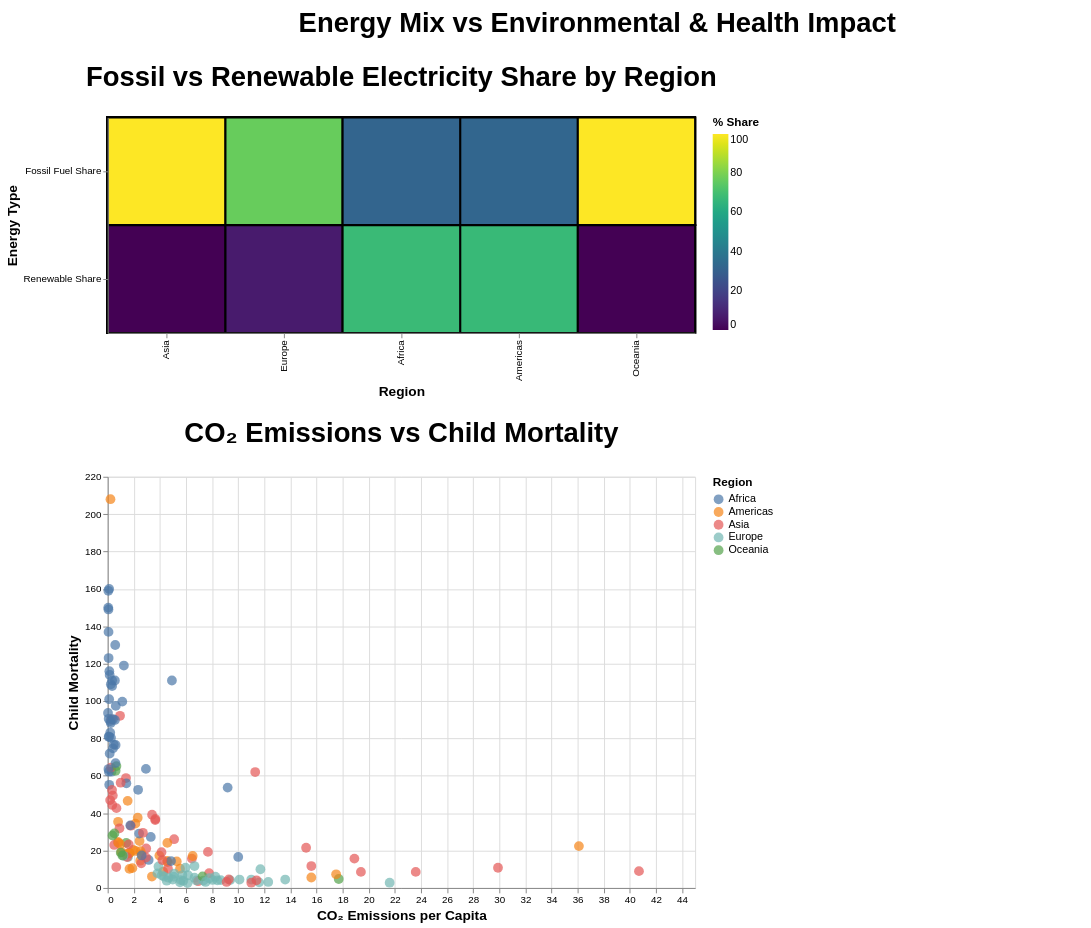

The notebook cell saved with this chart:
### Code cell
import altair as alt
import pandas as pd

alt.data_transformers.disable_max_rows()

df = df[df['year'] <= 2014].dropna(subset=['region', 'year'])

df_long = df.melt(
    id_vars=['year', 'region', 'country_x'],
    value_vars=['fossil_share_elec', 'renewables_share_elec'],
    var_name='energy_type',
    value_name='share'
).dropna(subset=['share'])

df_long['energy_type'] = df_long['energy_type'].replace({
    'fossil_share_elec': 'Fossil Fuel Share',
    'renewables_share_elec': 'Renewable Share'
})

# Scatter plot data prep
df_energy = df[['country_x','year','region',
                'co2_per_capita','child_mortality']].dropna()

region_select = alt.selection_point(
    fields=['region'],
    toggle='true', 
    clear='dblclick',  
    on='click'   
)

year_slider = alt.param(
    name='Year',
    value=2010,
    bind=alt.binding_range(min=int(df['year'].min()), max=2014, step=1)
)

dashboard_title = alt.Chart(
    pd.DataFrame({'text': ['Energy Mix vs Environmental & Health Impact']})
).mark_text(
    align='center',
    fontSize=28,
    fontWeight='bold'
).encode(text='text').properties(width=1000, height=40)

# Heatmap
heatmap = (
    alt.Chart(df_long)
    .transform_filter("datum.year == Year")
    .mark_rect()
    .encode(
        x=alt.X('region:N', sort='-y', title='Region'),
        y=alt.Y('energy_type:N', title='Energy Type'),
        color=alt.Color('share:Q', scale=alt.Scale(scheme='viridis'), title='% Share'),
        stroke=alt.condition(region_select, alt.value('black'), alt.value(None)),
        strokeWidth=alt.condition(region_select, alt.value(2), alt.value(0)),
        tooltip=[
            alt.Tooltip('country_x:N', title='Country'),
            alt.Tooltip('region:N', title='Region'),
            alt.Tooltip('energy_type:N', title='Energy Type'),
            alt.Tooltip('share:Q', title='% Share'),
            alt.Tooltip('year:O', title='Year')]
    )
    .add_params(region_select, year_slider)
    .properties(width=600, height=220,
                title="Fossil vs Renewable Electricity Share by Region")
)

# Scatter plot
scatter = (
    alt.Chart(df_energy)
    .transform_filter(region_select)
    .transform_filter("datum.year == Year")        
    .mark_circle(size=100)
    .encode(
        x=alt.X('co2_per_capita:Q', title='CO₂ Emissions per Capita'),
        y=alt.Y('child_mortality:Q', title='Child Mortality'),
        color=alt.Color('region:N', title='Region'),
        tooltip=[
            alt.Tooltip('country_x:N', title='Country'),
            alt.Tooltip('region:N', title='Region'),
            alt.Tooltip('year:O', title='Year'),
            alt.Tooltip('co2_per_capita:Q', title='CO₂ per Capita'),
            alt.Tooltip('child_mortality:Q', title='Child Mortality')
        ]
    )
    .add_params(region_select, year_slider)
    .properties(width=600, height=420,
                title="CO₂ Emissions vs Child Mortality")
)

# Final merge
dashboard = alt.vconcat(dashboard_title, heatmap, scatter).configure_title(
    fontSize=28, anchor='middle', offset=25
).configure_axis(
    titleFontSize=14
).configure_legend(
    titleFontSize=12, labelFontSize=11
)

dashboard

### Figure 1 — Vega-Lite specification as saved in the notebook (floating-point values rounded to 4 significant figures; data arrays with more than 128 entries replaced by an {"elided": "..."} marker saying what was removed)
{"config": {"view": {"continuousWidth": 300, "continuousHeight": 300}, "axis": {"titleFontSize": 14}, "legend": {"labelFontSize": 11, "titleFontSize": 12}, "title": {"anchor": "middle", "fontSize": 28, "offset": 25}}, "vconcat": [{"data": {"name": "data-5de2e01a7d2de1cc3d582d521f930791"}, "mark": {"type": "text", "align": "center", "fontSize": 28, "fontWeight": "bold"}, "encoding": {"text": {"field": "text", "type": "nominal"}}, "height": 40, "width": 1000}, {"data": {"name": "data-da64c995189ea719b5ac1ca4aad679a4"}, "mark": {"type": "rect"}, "encoding": {"color": {"field": "share", "scale": {"scheme": "viridis"}, "title": "% Share", "type": "quantitative"}, "stroke": {"condition": {"param": "param_19", "value": "black"}, "value": null}, "strokeWidth": {"condition": {"param": "param_19", "value": 2}, "value": 0}, "tooltip": [{"field": "country_x", "title": "Country", "type": "nominal"}, {"field": "region", "title": "Region", "type": "nominal"}, {"field": "energy_type", "title": "Energy Type", "type": "nominal"}, {"field": "share", "title": "% Share", "type": "quantitative"}, {"field": "year", "title": "Year", "type": "ordinal"}], "x": {"field": "region", "sort": "-y", "title": "Region", "type": "nominal"}, "y": {"field": "energy_type", "title": "Energy Type", "type": "nominal"}}, "height": 220, "name": "view_33", "title": "Fossil vs Renewable Electricity Share by Region", "transform": [{"filter": "datum.year == Year"}], "width": 600}, {"data": {"name": "data-02bdd5de2e5688598051a9a49338241e"}, "mark": {"type": "circle", "size": 100}, "encoding": {"color": {"field": "region", "title": "Region", "type": "nominal"}, "tooltip": [{"field": "country_x", "title": "Country", "type": "nominal"}, {"field": "region", "title": "Region", "type": "nominal"}, {"field": "year", "title": "Year", "type": "ordinal"}, {"field": "co2_per_capita", "title": "CO₂ per Capita", "type": "quantitative"}, {"field": "child_mortality", "title": "Child Mortality", "type": "quantitative"}], "x": {"field": "co2_per_capita", "title": "CO₂ Emissions per Capita", "type": "quantitative"}, "y": {"field": "child_mortality", "title": "Child Mortality", "type": "quantitative"}}, "height": 420, "name": "view_34", "title": "CO₂ Emissions vs Child Mortality", "transform": [{"filter": {"param": "param_19"}}, {"filter": "datum.year == Year"}], "width": 600}], "params": [{"name": "param_19", "select": {"type": "point", "clear": "dblclick", "fields": ["region"], "on": "click", "toggle": "true"}, "views": ["view_33", "view_34"]}, {"name": "Year", "bind": {"input": "range", "max": 2014, "min": 1990, "step": 1}, "value": 2010}], "$schema": "https://vega.github.io/schema/vega-lite/v5.20.1.json", "datasets": {"data-5de2e01a7d2de1cc3d582d521f930791": [{"text": "Energy Mix vs Environmental & Health Impact"}], "data-da64c995189ea719b5ac1ca4aad679a4": {"elided": "6306 records"}, "data-02bdd5de2e5688598051a9a49338241e": {"elided": "4156 records"}}}
